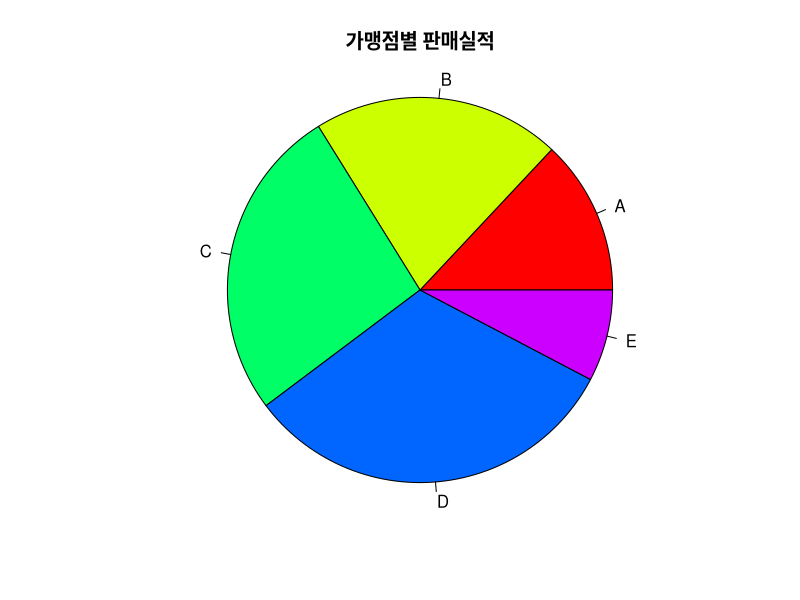

Write R code to recreate this figure.
x <- c(203, 325, 412, 500, 120)
lbl <- c("A", "B", "C", "D", "E")

# 원형의 크기를 기본의 1.3배로 설정
# 색을 데이터의 개수만큼 무지개 색으로 설정
# label 지정
pie(x, main="가맹점별 판매실적", labels=lbl, radius=1.0, col=rainbow(length(x)))